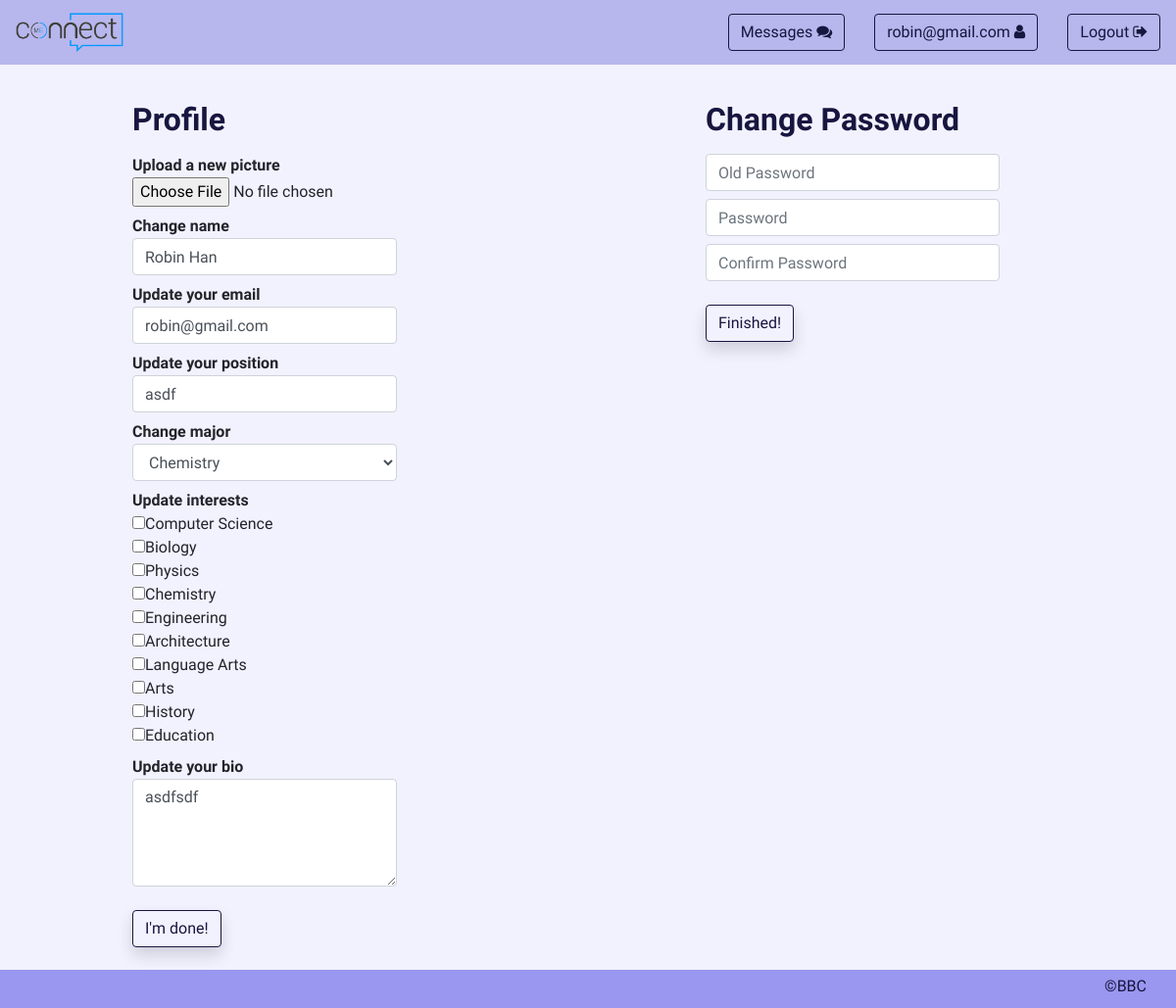
Page /profile (signed in) on the earlier database version.
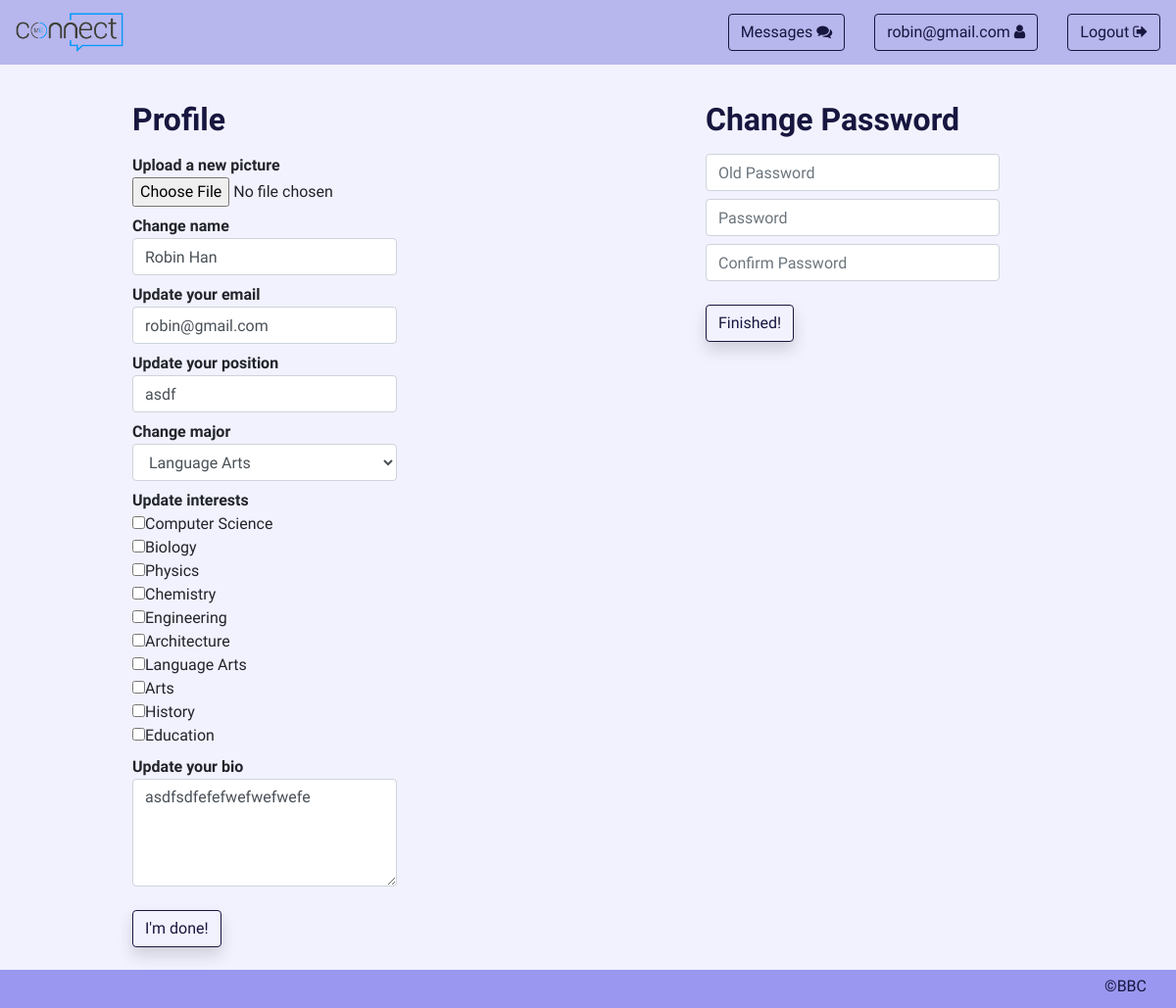
Same page on the later database version.
### tables this page shows
CREATE TABLE users (
    id INTEGER PRIMARY KEY,
    name TEXT,
    username TEXT,
    password TEXT,
    bio TEXT,
    position TEXT,
    interests TEXT,
        major TEXT,
        picpath TEXT
);

### __init__.py (the view)
@app.route('/profile', methods=['GET', 'POST'])
def profile():
    if 'username' in session:
        return render_template('profile.html', crtprof = False, logged_in = True, username = user, deets=database.getuser(session['username']))
    return redirect(url_for('root'))

### util/database.py (called while the page is built)
def initdb():
    db = sqlite3.connect(DATABASE_LINK)
    return db

def getuser(user):
    db = initdb()
    c = db.cursor()
    c.execute("SELECT * FROM users WHERE username = ?;", (user, ))
    pf = c.fetchone()
    db.close()
    return pf

### templates/profile.html (shortened to what this page needs)
{% extends "templateLog.html" %}
{% block content %}
	<div class = "container" style="position: absolute; left: 10%; top: 10%;width: 75%;">
		<div class="row">
	    <div class="col-md-4">
				<h2 class="pb-2"><b>Profile</b></h2>
				<b>Upload a new picture</b>
				<form method="POST" action="/editprofile" id="prof" enctype="multipart/form-data">
				          <div class="row pb-2">
				          <div class="col">
				            <input type="file" name="profile" id="profile">
				          </div>
				        </div>
					<b>Change name</b>
				  <div class="row pb-2">
				    <div class="col">
				      <input class="form-control mr-sm-2" type="text" name="name" placeholder = "Name" value="{{deets[1]}}" required>
				    </div>
				  </div>
					<b>Update your email</b>
				  <div class="row pb-2">
				    <div class="col">
				      <input class="form-control mr-sm-2" type="text" name="email" placeholder = "Email" value="{{deets[2]}}" required>
				    </div>
				  </div>
					<b>Update your position</b>
				  <div class="row pb-2">
	          <div class="col">
	            <input class="form-control mr-sm-2" name="pos" type="text" placeholder="Position" value="{{deets[5]}}" required>
	          </div>
	        </div>
					<b>Change major</b>
	        <div class="row pb-2">
	          <div class="col">
	            <select class="form-control" name="major" required>
	              <option {% if deets[7] == 'chem' %}selected{% endif %} value="chem">Chemistry</option>
	              <option {% if deets[7] == 'lang' %}selected{% endif %} value="lang">Language Arts</option>
	            </select>
	          </div>
	        </div>
					<b>Update interests</b>
					<div class="row pb-2">
            <div class="col" >
                <input type = "checkbox" name="interests" value="cs">Computer Science<br>
                <input type = "checkbox"  name="interests" value="bio">Biology<br>
                <input type = "checkbox"  name="interests" value="phy">Physics<br>
                <input type = "checkbox"  name="interests" value="chem">Chemistry<br>
                <input type = "checkbox"  name="interests" value="eng">Engineering<br>
                <input type = "checkbox"  name="interests" value="arch">Architecture<br>
                <input type = "checkbox"  name="interests" value="lang">Language Arts<br>
                <input type = "checkbox"  name="interests" value="art">Arts<br>
                <input type = "checkbox"  name="interests" value="hist">History<br>
                <input type = "checkbox"  name="interests" value="ed">Education<br>
            </div>
          </div>
					<b>Update your bio</b>
	        <div class="row pb-4">
	          <div class="col">
	            <textarea class="form-control" name="bio" form="prof" rows="4" cols="50" form="prof" required>{{ deets[4] }}</textarea>
	          </div>
	        </div>
				  <input class="btn btn-warning text-dark shadow mb-5" type="submit" name="submit" value="I'm done!">
				</form>
			</div>
			<div class="col-md-4">
			</div>
			<div class="col-md-4">
				<div class="row">
					<h2 class="pb-2"><b>Change Password</b></h2>
				</div>
				<form method="POST" action="/changepass">
					<div class="row pb-2">
          	<input class="form-control col-12 mr-sm-2" name="opswd" type="password" placeholder = "Old Password" required>
          </div>
					<div class="row pb-2">
          	<input class="form-control col-12 mr-sm-2" name="pswd" type="password" placeholder = "Password" required>
          </div>
          <div class="row pb-4">
          	<input class="form-control col-12 mr-sm-2" name="cpswd" type="password" placeholder = "Confirm Password" required>
          </div>
				  <input class="btn btn-warning text-dark shadow mb-5" style="margin-left: -15px" type="submit" name="submit" value="Finished!">
				</form>
			</div>
		</div>
	</div>
{% endblock %}

### templates/templateLog.html (shortened to what this page needs)
{% extends "template.html" %}
{% block login %}
{% if not crtprof %}
  {% if logged_in %}
      <div class="row">
                 <div class="col">
                  <form class="form-inline my-2 my-lg-0" action="/messages">
                         <button class="form-control btn my-2 my-sm-0" type="submit">Messages <i class="fa fa-comments"></i></a>
                  </form>
                </div>
                <div class="col">
                  <form class="form-inline my-2 my-lg-0" action="/profile">
                         <button class="form-control btn my-2 my-sm-0" type="submit">{{ username }}  <i class="fa fa-user"></i></a>
                  </form>
                </div>
                <div class="col">
                  <form class="form-inline my-2 my-lg-0" action="/logout">
                         <button class="form-control btn my-2 my-sm-0" type="submit">Logout <i class="fa fa-sign-out"></i></a>
                  </form>
                </div>
              </div>
  {% endif %}
{% endif %}
{% endblock %}

### templates/template.html (shortened to what this page needs)
<html>
  <head>
        {% block head %}
          <link rel="stylesheet" href="https://stackpath.bootstrapcdn.com/bootstrap/4.1.3/css/bootstrap.min.css">
          <link rel="stylesheet" href="static/css/colorscheme.css">
      <link rel='stylesheet' href='../file/css/font-awesome.css'>
         {% endblock %}
  </head>
  <body>
        <div class="container rounded">
          <div class="container">
            <nav class="navbar fixed-top navbar-dark flex-row">
                <a class="navbar-brand" href="/"><img height="40px" src="./file/pictures/logo.png"></a>
                {% block login %}
                {% endblock %}
            </nav>
          </div>
        <br><br><br>
        <div class="row" style="padding-left: 90px; padding-right: 90px">
          <div class="col-md-12">
          </div>
        </div>
        {% block content %}
        {% endblock %}
      <footer class="-footer fixed-bottom text-right" style="padding-bottom: 10px; padding-top: 5px; padding-right: 30px; margin-top:100px;">&copy;BBC</footer>
</body>
</html>

### static/css/colorscheme.css (style rules this page uses)
nav { background-color: #b7b6ed !important; }
* { font-family: 'Raleway', sans-serif; }
body { background-color: #f2f2ff !important; }
.container { background-color: #f2f2ff; }
h2 { color: #17163f !important; }
.navbar-brand { color: #17163f !important; }
.btn { color: #17163f !important; border-color: #17163f !important; background-color: transparent !important; }
footer { background-color: #9997ef !important; color: #17163f !important; }

Differences in the rows shown:
changed users "robin@gmail.com": major "Chemistry" → "Language Arts"; bio "asdfsdf" → "asdfsdfefefwefwefwefe"
